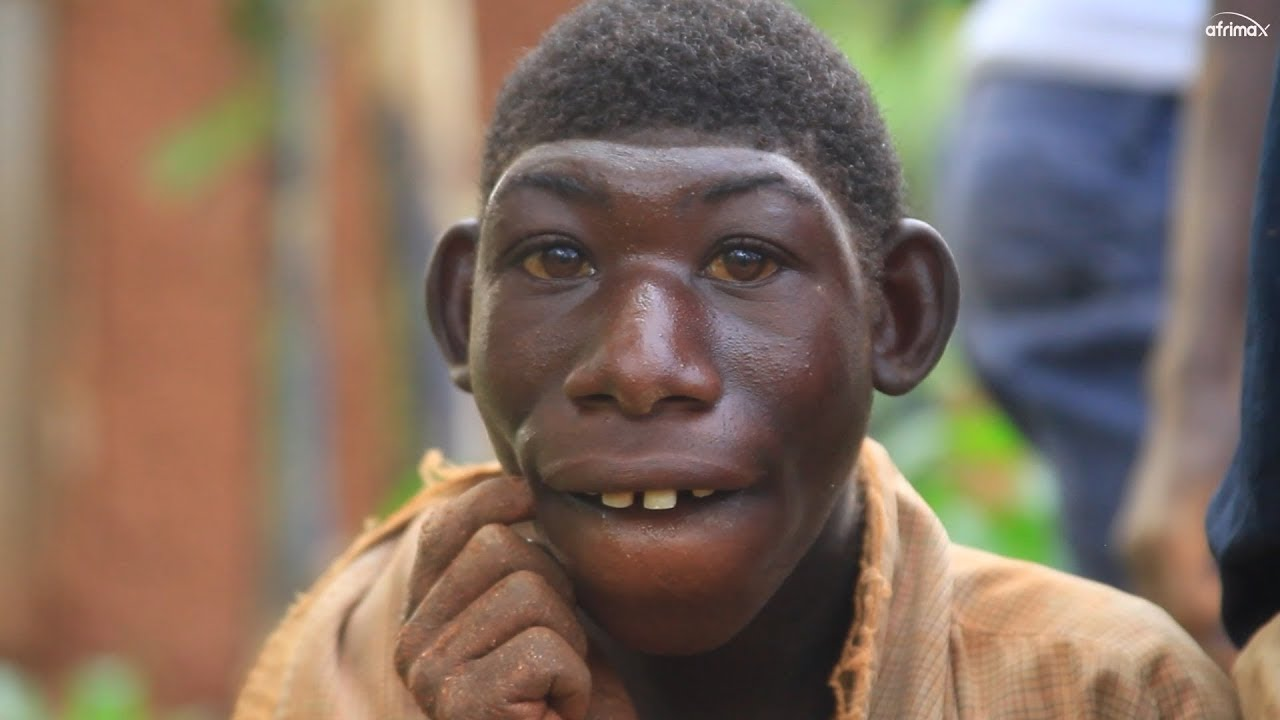
#> input picture stage/test2.jpg, 1280 x 720 px
$ python detection.py
#> lines starting #> are read from the running program, lines starting #| are printed output that depends on the picture; after the words box and inside, x2 and y2 are one past the last pixel; in counts of white or black regions, pixels touching at a corner belong together
import cv2

def detect_faces(image_path):
    # Load the pre-trained face detection model
#> called with image_path = 'test2.jpg'
    face_cascade = cv2.CascadeClassifier(cv2.data.haarcascades + 'haarcascade_frontalface_default.xml')

    # Read the input image
    image = cv2.imread(image_path)
#> image is the input picture: shape (720, 1280, 3); mean B, G, R 95.5, 109, 128.9
    if image is None:
        print("Error: Unable to load image.")
        return

    # Convert the image to grayscale
    gray_image = cv2.cvtColor(image, cv2.COLOR_BGR2GRAY)
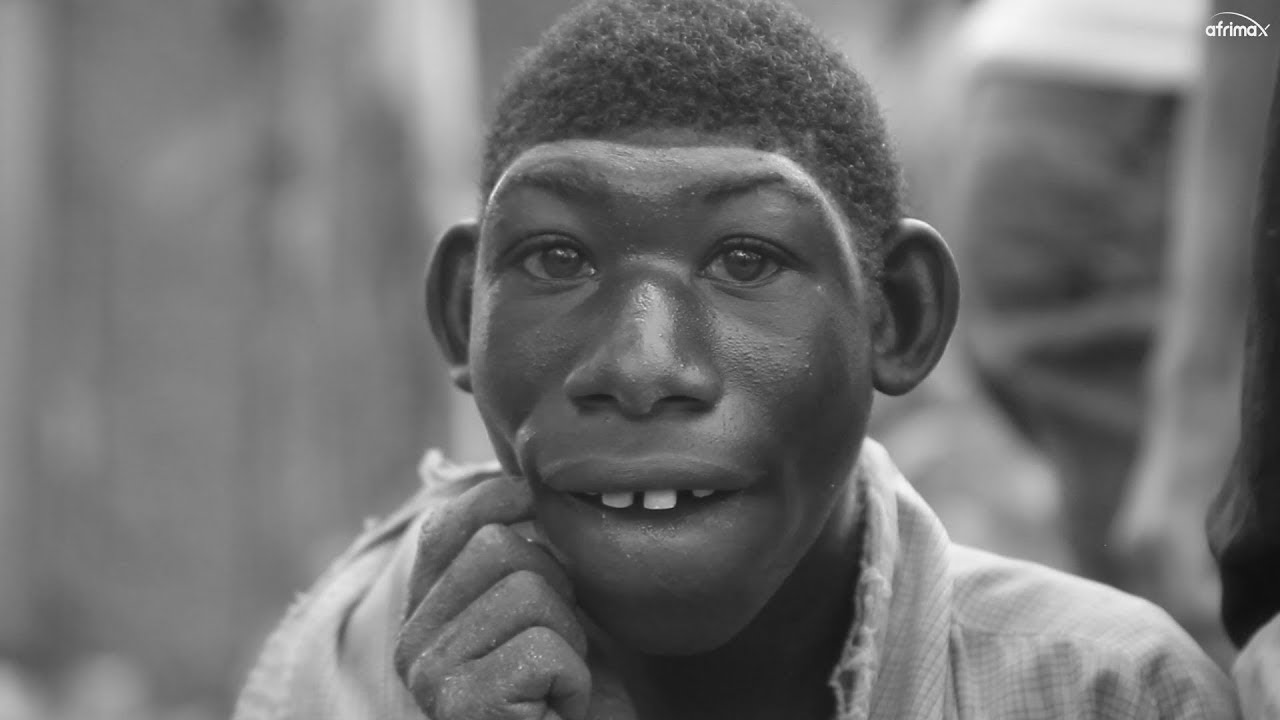
#> gray_image: shape (720, 1280); min 15, max 254, mean 113.4

    # Detect faces in the image
    faces = face_cascade.detectMultiScale(gray_image, scaleFactor=1.1, minNeighbors=5, minSize=(30, 30), flags=cv2.CASCADE_SCALE_IMAGE)
#> faces = [[409, 67, 489, 489]]

    # Draw rectangles around the detected faces
    for (x, y, w, h) in faces:
        cv2.rectangle(image, (x, y), (x + w, y + h), (0, 255, 0), 2)
#> this loop made 1 pass
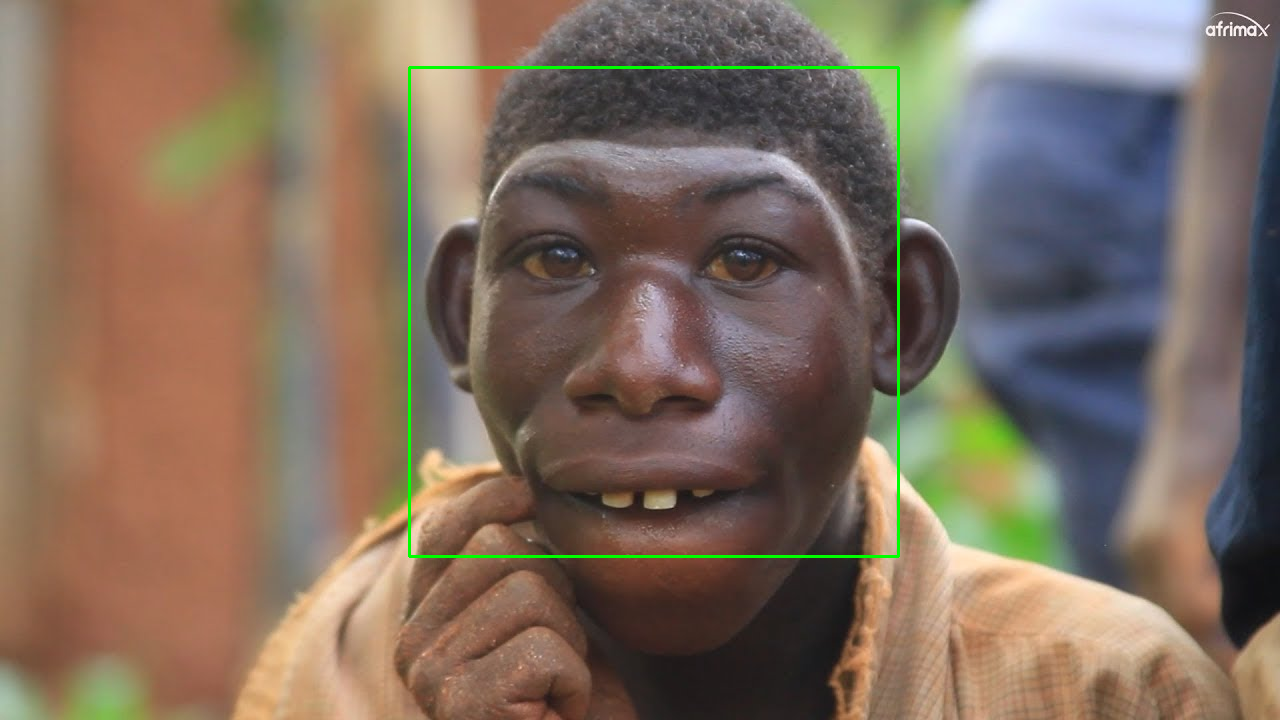
#> image: shape (720, 1280, 3); 0.64% of pixels changed, all inside (x1, y1, x2, y2) = (408, 66, 900, 558)

    # Display the output
    cv2.waitKey(0)
    cv2.destroyAllWindows()

    # Print the number of faces detected
    return(len(faces))

# Replace 'path_to_image.jpg' with the path to your image file
if(detect_faces('test2.jpg')==1):
    print("true")
else:print("erreur")

$ run again, with stage/test1.jpg copied over stage/test2.jpg
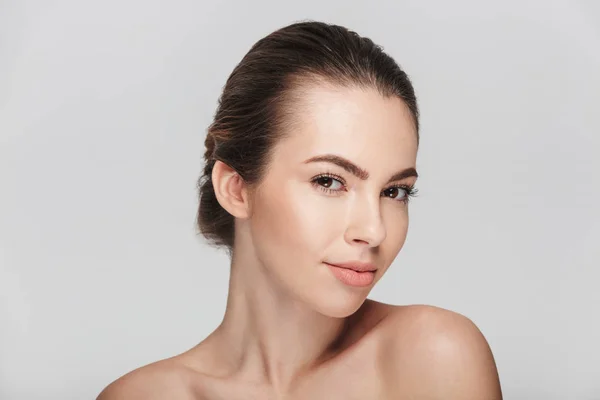
#> input picture stage/test1.jpg, 600 x 400 px
#> in detect_faces, image is the input picture: shape (400, 600, 3); mean B, G, R 182, 187.2, 199.2
#> in detect_faces, `gray_image = cv2.cvtColor(image, cv2.COLOR_BGR2GRAY)`:
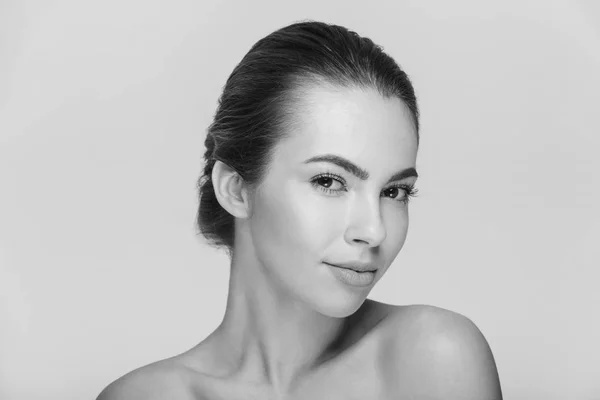
#> gray_image: shape (400, 600); min 7, max 232, mean 190.2
#> faces = [[246, 96, 231, 231]]
#> the loop in detect_faces, `for (x, y, w, h) in faces:` made 1 pass
#> after the loop in detect_faces, `for (x, y, w, h) in faces:`:
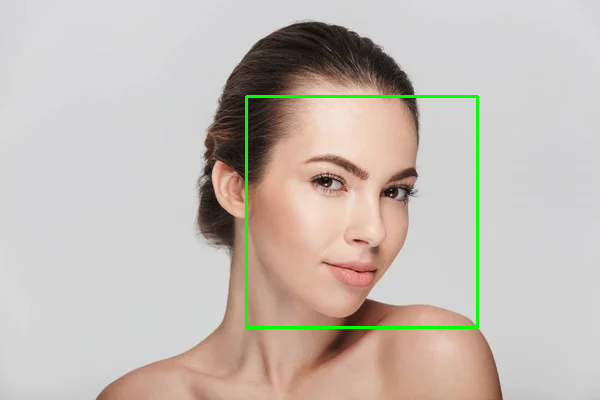
#> image: shape (400, 600, 3); 1.15% of pixels changed, all inside (x1, y1, x2, y2) = (245, 95, 479, 329)
